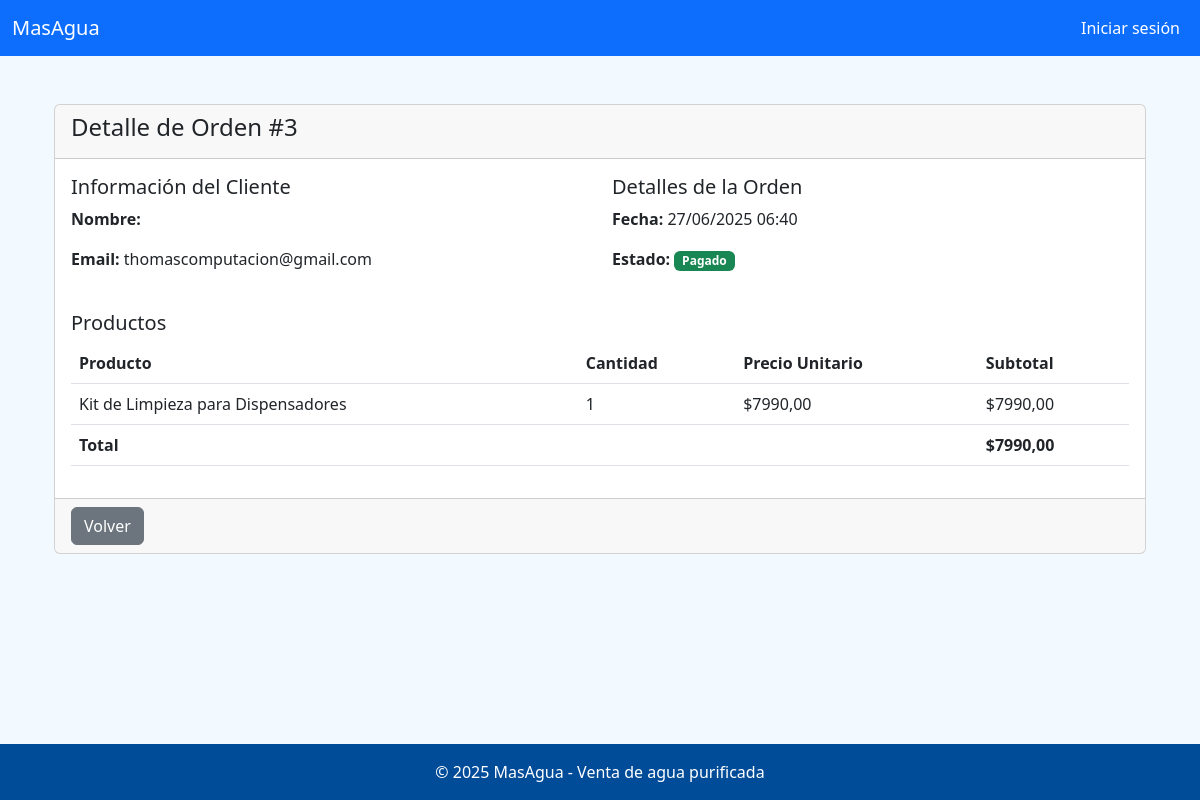
Page /ordenes/3/ on the committed database.
### core/models.py (models this page shows, shortened)
class Orden(models.Model):
    ESTADOS = [
        ('pendiente', 'Pendiente'),
        ('pagado', 'Pagado'),
        ('cancelado', 'Cancelado'),
    ]
    usuario = models.ForeignKey(settings.AUTH_USER_MODEL, on_delete=models.CASCADE)
    fecha = models.DateTimeField(auto_now_add=True)
    direccion = models.CharField(max_length=255, default='sin-dirección')
    monto_total = models.DecimalField(max_digits=10, decimal_places=2, default=0)
    estado = models.CharField(max_length=20, choices=ESTADOS, default='pendiente')
    buy_order = models.CharField(max_length=40, unique=True, blank=True, null=True)  # BO_123456
    token_ws = models.CharField(max_length=100, blank=True, null=True)  # Token de Transbank

class ItemOrden(models.Model):
    orden = models.ForeignKey(Orden, related_name='items', on_delete=models.CASCADE)
    producto = models.ForeignKey('Producto', on_delete=models.PROTECT)
    cantidad = models.PositiveIntegerField()
    precio = models.DecimalField(max_digits=10, decimal_places=2)
    def subtotal(self):
        return self.precio * self.cantidad

class Producto(models.Model):
    TIPO_PRODUCTO_CHOICES = [
        ('BIDON', 'Bidón de Agua'),
        ('DISPENSADOR', 'Dispensador'),
        ('ACCESORIO', 'Accesorio'),
    ]
    nombre = models.CharField(max_length=100)
    precio = models.DecimalField(max_digits=10, decimal_places=2)
    descripcion = models.TextField(blank=True, null=True)
    stock = models.PositiveIntegerField(default=0)
    tipo_producto = models.CharField(max_length=20, choices=TIPO_PRODUCTO_CHOICES)
    imagen = models.ImageField(upload_to='productos/', blank=True, null=True)
    fecha_creacion = models.DateTimeField(auto_now_add=True)
    activo = models.BooleanField(default=True)
    class Meta:
        verbose_name = 'Producto'
        verbose_name_plural = 'Productos'
        ordering = ['-fecha_creacion']

### core/views.py (the view)
# urls.py: path('ordenes/<int:orden_id>/', views.detalle_orden, name='detalle_orden'),
def detalle_orden(request, orden_id):
    orden = get_object_or_404(Orden, id=orden_id)
    return render(request, 'ordenes/detalle.html', {
        'orden': orden,
        'items': orden.items.all()
    })

### core/templates/ordenes/detalle.html (shortened to what this page needs)
{% extends 'core/base.html' %}
{% block content %}
<div class="container mt-4">
    <div class="card">
        <div class="card-header">
            <h4>Detalle de Orden #{{ orden.id }}</h4>
        </div>
        <div class="card-body">
            <div class="row mb-4">
                <div class="col-md-6">
                    <h5>Información del Cliente</h5>
                    <p><strong>Nombre:</strong> {{ orden.usuario.get_full_name }}</p>
                    <p><strong>Email:</strong> {{ orden.usuario.email }}</p>
                </div>
                <div class="col-md-6">
                    <h5>Detalles de la Orden</h5>
                    <p><strong>Fecha:</strong> {{ orden.fecha|date:"d/m/Y H:i" }}</p>
                    <p><strong>Estado:</strong>
                        <span class="badge
                            {% if orden.estado == 'pagado' %}bg-success
                            {% elif orden.estado == 'pendiente' %}bg-warning
                            {% else %}bg-danger{% endif %}">
                            {{ orden.get_estado_display }}
                        </span>
                    </p>
                </div>
            </div>
            <h5>Productos</h5>
            <table class="table">
                <thead>
                    <tr>
                        <th>Producto</th>
                        <th>Cantidad</th>
                        <th>Precio Unitario</th>
                        <th>Subtotal</th>
                    </tr>
                </thead>
                <tbody>
                    {% for item in items %}
                    <tr>
                        <td>{{ item.producto.nombre }}</td>
                        <td>{{ item.cantidad }}</td>
                        <td>${{ item.precio }}</td>
                        <td>${{ item.subtotal }}</td>
                    </tr>
                    {% endfor %}
                </tbody>
                <tfoot>
                    <tr>
                        <th colspan="3">Total</th>
                        <th>${{ orden.monto_total }}</th>
                    </tr>
                </tfoot>
            </table>
        </div>
        <div class="card-footer">
            <a href="{% url 'listar_ordenes' %}" class="btn btn-secondary">
                 Volver
            </a>
        </div>
    </div>
</div>
{% endblock %}

### core/templates/core/base.html (style rules this page uses)
body { background-color: #f2f9ff; min-height: 100vh; display: flex; flex-direction: column; }

### rows in the picture
Orden: id "3", usuario.email "thomascomputacion@gmail.com", fecha "27/06/2025 06:40", estado "Pagado", monto_total "7990,00"
ItemOrden: producto.nombre "Kit de Limpieza para Dispensadores", cantidad "1", precio "7990,00", subtotal "7990,00"
